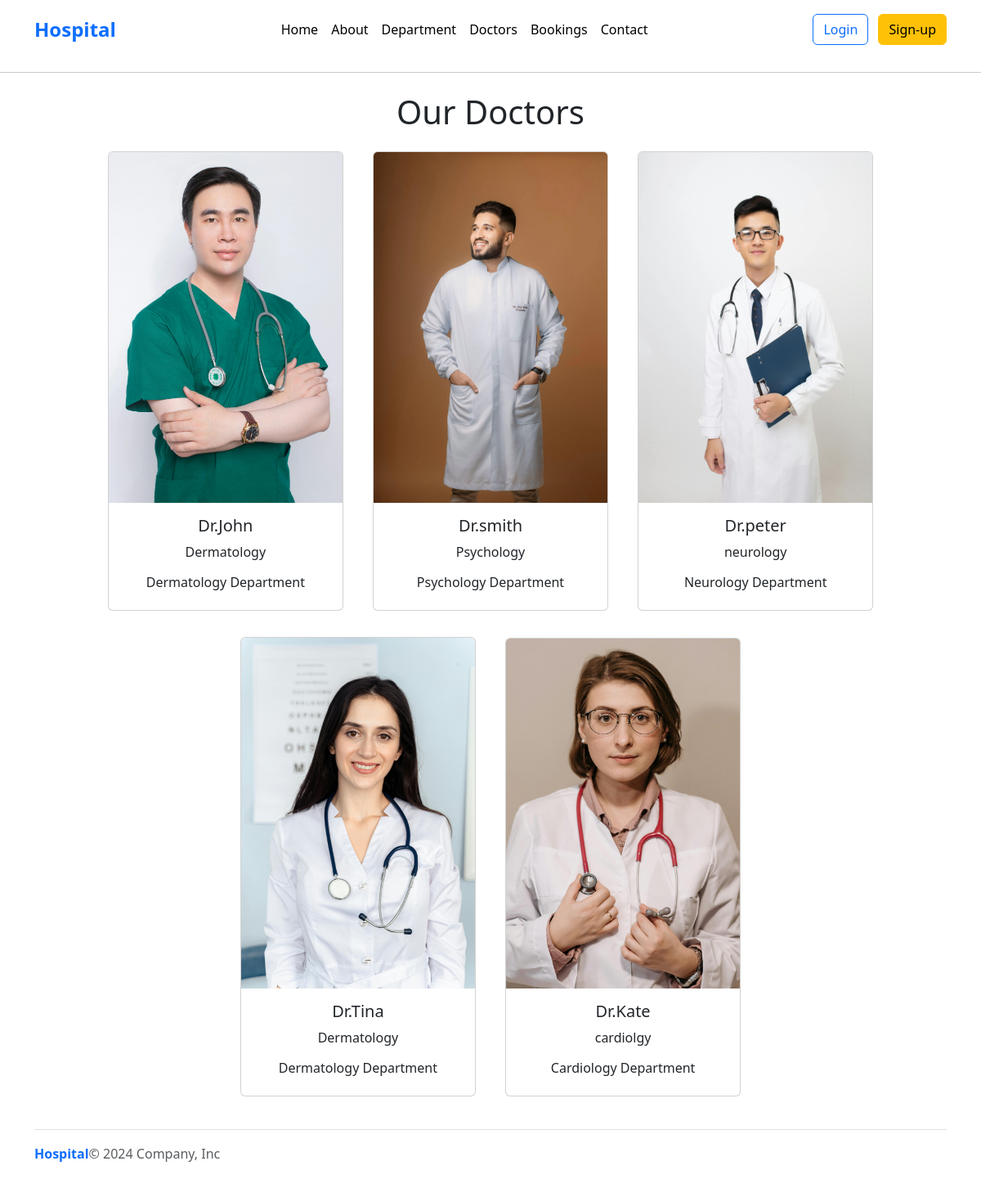
Page /doctors on the committed database.
### home/models.py (models this page shows, shortened)
class Doctors(models.Model):
    doc_name = models.CharField(max_length=225)
    doc_spec = models.CharField(max_length=125)
    dep_name = models.ForeignKey(Departments,on_delete=models.CASCADE)
    doc_image = models.ImageField(upload_to='doctors')

class Departments(models.Model):
    dep_name = models.CharField(max_length=100)
    dep_desc = models.TextField()
    def __str__(self):
        return self.dep_name

### home/views.py (the view)
# urls.py: path('doctors', views.doctors, name='doctors'),
def doctors(request):
    dict_docs={
        'doctors':Doctors.objects.all()
    }
    return render(request,'doctors.html',dict_docs)

### templates/doctors.html (shortened to what this page needs)
{% extends 'base.html' %}
{% block content %}
<h1 class="text-center mt-4 mb-2 my-3 ">Our Doctors</h1>
<div class="container text-center">
  {% for d in doctors %}
  <div class="card text-center mx-3 my-3 " style="width: 18rem; display: inline-block">
    <img src="{{ d.doc_image.url }}" class="card-img-top" alt="..." />
    <div class="card-body">
      <h5 class="card-title">Dr.{{ d.doc_name }}</h5>
      <p class="card-text">{{ d.doc_spec }}</p>
      <h6>{{ d.dep_name }} Department</h6>
    </div>
  </div>
  {% endfor %}
</div>
{% endblock %}

### templates/base.html (shortened to what this page needs)
{% load static %}
<!DOCTYPE html>
<html lang="en">
  <head>
    <link
      href="https://cdn.jsdelivr.net/npm/bootstrap@5.3.3/dist/css/bootstrap.min.css"
      rel="stylesheet"
    />
    <link href="{% static '/css/style.css'%}" rel="stylesheet" />
  </head>
  <body>
    <header class="p-3 text-bg-black">
      <div class="container">
        <div
          class="d-flex flex-wrap align-items-center justify-content-center justify-content-lg-start"
        >
          <a
            href="/"
            class="d-flex align-items-center mb-3 mb-md-0 me-md-auto text-black text-decoration-none"
          >
            <span class="fs-4 mb-2 mb-lg-0 text-primary fw-bold">Hospital</span>
          </a>
          <ul
            class="nav col-12 col-lg-auto me-lg-auto mb-2 justify-content-center mb-md-0"
          >
            <li>
              <a href="{% url 'home'%}" class="nav-link px-2 text-black"
                >Home</a
              >
            </li>
            <li>
              <a href="{% url 'about'%}" class="nav-link px-2 text-black"
                >About</a
              >
            </li>
            <li>
              <a href="{% url 'department'%}" class="nav-link px-2 text-black"
                >Department</a
              >
            </li>
            <li>
              <a href="{% url 'doctors'%}" class="nav-link px-2 text-black"
                >Doctors</a
              >
            </li>
            <li>
              <a href="{% url 'booking'%}" class="nav-link px-2 text-black"
                >Bookings</a
              >
            </li>
            <li>
              <a href="{% url 'contact'%}" class="nav-link px-2 text-black"
                >Contact</a
              >
            </li>
          </ul>
          <div class="text-end">
            <button type="button" class="btn btn-outline-primary me-2">
              Login
            </button>
            <button type="button" class="btn btn-warning">Sign-up</button>
          </div>
        </div>
      </div>
    </header>
    <hr>
    {% block content %}{% endblock %}
    <div class="container">
      <footer
        class="d-flex flex-wrap justify-content-between align-items-center py-3 my-4 border-top"
      >
        <div class="col-md-4 d-flex align-items-center">
          <span class="fs-6 text-primary fw-bold">Hospital</span>
          <span class="mb-3 mb-md-0 text-body-secondary"
            >&copy; 2024 Company, Inc</span
          >
        </div>
        <ul class="nav col-md-4 justify-content-end list-unstyled d-flex">
          <li class="ms-3">
            <a class="text-body-secondary" href="#"
              ><svg class="bi" width="24" height="24">
                <use xlink:href="#twitter" /></svg
            ></a>
          </li>
          <li class="ms-3">
            <a class="text-body-secondary" href="#"
              ><svg class="bi" width="24" height="24">
                <use xlink:href="#instagram" /></svg
            ></a>
          </li>
          <li class="ms-3">
            <a class="text-body-secondary" href="#"
              ><svg class="bi" width="24" height="24">
                <use xlink:href="#facebook" /></svg
            ></a>
          </li>
        </ul>
      </footer>
    </div>
  </body>
</html>

### static/css/style.css (style rules this page uses)
.nav-link { transition: background-color 0.3s ease, color 0.3s ease; }

### rows in the picture
Doctors: doc_image (picture), doc_name "John", doc_spec "Dermatology", dep_name "Dermatology"
Doctors: doc_image (picture), doc_name "smith", doc_spec "Psychology", dep_name "Psychology"
Doctors: doc_image (picture), doc_name "peter", doc_spec "neurology", dep_name "Neurology"
Doctors: doc_image (picture), doc_name "Tina", doc_spec "Dermatology", dep_name "Dermatology"
Doctors: doc_image (picture), doc_name "Kate", doc_spec "cardiolgy", dep_name "Cardiology"
